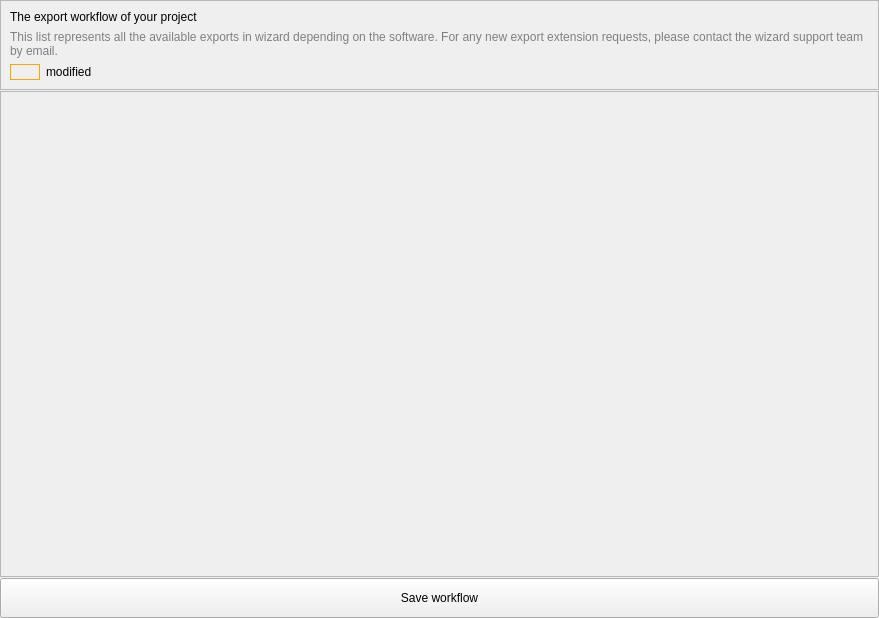
<?xml version="1.0" encoding="UTF-8"?>
<ui version="4.0">
 <class>Form</class>
 <widget class="QWidget" name="Form">
  <property name="geometry">
   <rect>
    <x>0</x>
    <y>0</y>
    <width>879</width>
    <height>618</height>
   </rect>
  </property>
  <property name="windowTitle">
   <string>Form</string>
  </property>
  <layout class="QVBoxLayout" name="verticalLayout">
   <property name="spacing">
    <number>1</number>
   </property>
   <property name="leftMargin">
    <number>0</number>
   </property>
   <property name="topMargin">
    <number>0</number>
   </property>
   <property name="rightMargin">
    <number>0</number>
   </property>
   <property name="bottomMargin">
    <number>0</number>
   </property>
   <item>
    <widget class="QFrame" name="frame">
     <property name="frameShape">
      <enum>QFrame::StyledPanel</enum>
     </property>
     <property name="frameShadow">
      <enum>QFrame::Raised</enum>
     </property>
     <layout class="QVBoxLayout" name="verticalLayout_2">
      <item>
       <widget class="QLabel" name="label">
        <property name="text">
         <string>The export workflow of your project</string>
        </property>
       </widget>
      </item>
      <item>
       <widget class="QLabel" name="label_2">
        <property name="styleSheet">
         <string notr="true">color:gray;</string>
        </property>
        <property name="text">
         <string>This list represents all the available exports in wizard depending on the software. For any new export extension requests, please contact the wizard support team by email.</string>
        </property>
        <property name="wordWrap">
         <bool>true</bool>
        </property>
       </widget>
      </item>
      <item>
       <layout class="QHBoxLayout" name="horizontalLayout">
        <item>
         <widget class="QFrame" name="frame_2">
          <property name="minimumSize">
           <size>
            <width>10</width>
            <height>16</height>
           </size>
          </property>
          <property name="maximumSize">
           <size>
            <width>30</width>
            <height>16</height>
           </size>
          </property>
          <property name="styleSheet">
           <string notr="true">background-color:transparent;
border: 1px solid orange;</string>
          </property>
          <property name="frameShape">
           <enum>QFrame::StyledPanel</enum>
          </property>
          <property name="frameShadow">
           <enum>QFrame::Raised</enum>
          </property>
         </widget>
        </item>
        <item>
         <widget class="QLabel" name="label_3">
          <property name="text">
           <string>modified</string>
          </property>
         </widget>
        </item>
       </layout>
      </item>
     </layout>
    </widget>
   </item>
   <item>
    <widget class="QScrollArea" name="scrollArea">
     <property name="widgetResizable">
      <bool>true</bool>
     </property>
     <widget class="QWidget" name="scrollAreaWidgetContents">
      <property name="geometry">
       <rect>
        <x>0</x>
        <y>0</y>
        <width>877</width>
        <height>470</height>
       </rect>
      </property>
      <layout class="QVBoxLayout" name="main_layout">
       <property name="spacing">
        <number>1</number>
       </property>
       <property name="leftMargin">
        <number>0</number>
       </property>
       <property name="topMargin">
        <number>0</number>
       </property>
       <property name="rightMargin">
        <number>0</number>
       </property>
       <property name="bottomMargin">
        <number>0</number>
       </property>
      </layout>
     </widget>
    </widget>
   </item>
   <item>
    <widget class="QPushButton" name="save_w_pushButton">
     <property name="minimumSize">
      <size>
       <width>0</width>
       <height>40</height>
      </size>
     </property>
     <property name="text">
      <string>Save workflow</string>
     </property>
    </widget>
   </item>
  </layout>
 </widget>
 <resources/>
 <connections/>
</ui>
